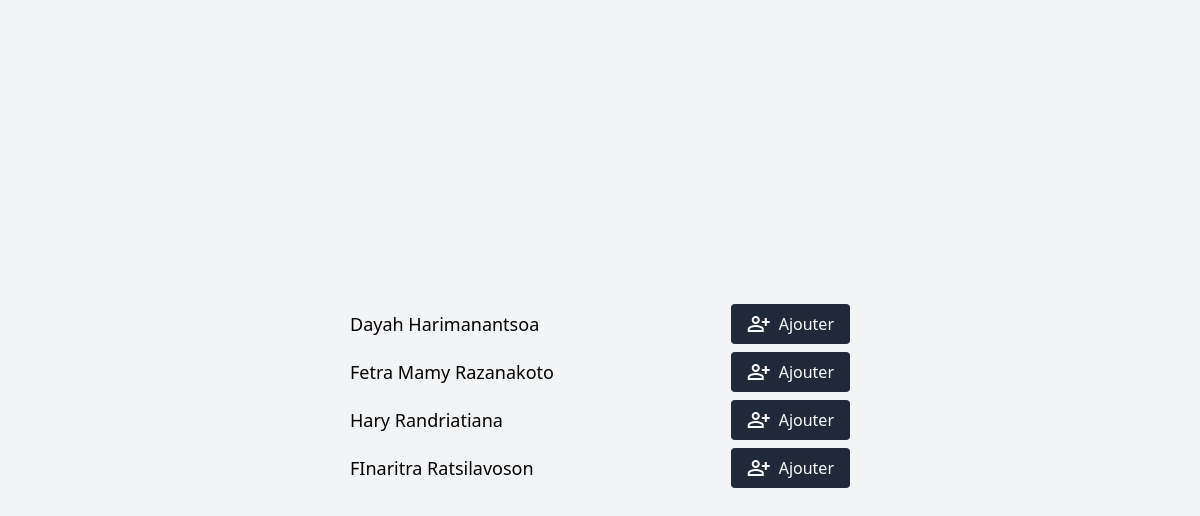
/suggestion.php (signed in), run on the app's committed database.
### tables this page shows
CREATE TABLE `compte` (
  `id` int NOT NULL AUTO_INCREMENT,
  `nom` varchar(100) NOT NULL,
  `prenom` varchar(100) NOT NULL,
  `email` varchar(100) NOT NULL,
  `mdp` varchar(100) NOT NULL,
  PRIMARY KEY (`id`)
);

### suggestion.php (the view, shortened to what this page needs)
<!DOCTYPE html>
<html lang="en">
<head>
    <script src="https://cdn.tailwindcss.com"></script>
</head>
<body class="flex items-center justify-center min-h-screen bg-gray-100">
<?php
include 'db_connect.php';
if (isset($_SESSION['id_user'])) {
    $id_user = $_SESSION['id_user'];
    $sql = "
        SELECT id, nom, prenom
        FROM compte
        WHERE id != $id_user
        AND id NOT IN (
            SELECT id_compte_amis FROM amis WHERE id_compte = $id_user
            UNION
            SELECT id_compte FROM amis WHERE id_compte_amis = $id_user
        )";
    $result = mysqli_query($conn, $sql);
    if (mysqli_num_rows($result) > 0) {
        echo '<div class="w-[500px] mx-auto">';
        echo '<ul class="liste_amis w-full">';
        while ($row = mysqli_fetch_assoc($result)) {
            $prenom = htmlspecialchars($row['prenom']);
            $nom = htmlspecialchars($row['nom']);
            echo '<li class="flex items-center justify-between mb-2">';
            echo '<span class="text-lg">' . $prenom . ' ' . $nom . '</span>';
            echo '<form action="ajout_amis.php" method="post" class="ml-4">';
            echo '<button type="submit" class="flex items-center bg-gray-800 text-white px-4 py-2 rounded hover:bg-gray-900 transition duration-300">';
            echo '<span class="material-symbols-outlined mr-2">person_add</span>';
            echo 'Ajouter';
            echo '</button>';
            echo '</form>';
            echo '</li>';
        }
        echo '</ul>';
        echo '</div>';
    } else {
        echo '<p>Aucun utilisateur trouvé.</p>';
    }
} else {
    header("Location: login_form.php");
    exit();
}
?>
</body>
</html>

### data on the page
compte: prenom "Dayah", nom "Harimanantsoa"
compte: prenom "Fetra Mamy", nom "Razanakoto"
compte: prenom "Hary", nom "Randriatiana"
compte: prenom "FInaritra", nom "Ratsilavoson"
